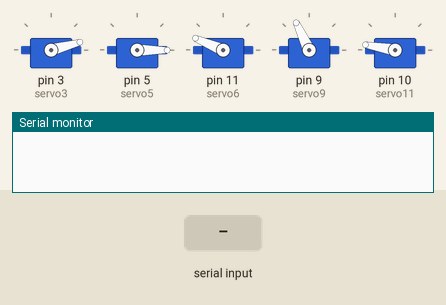
Bench run of a sketch on a simulated Arduino Uno, built with avr-gcc and run on an emulated ATmega328P. Parts: 5 × servo, the last lines printed to the serial monitor. The inputs (shaded band) are chosen by the test bench.

Above: at 1.2 s.
1.3 s: "1" received over the second serial link
At 2.4 s:
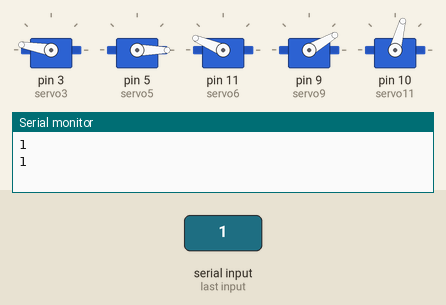
2.8 s: "2" received over the second serial link
At 3.6 s:
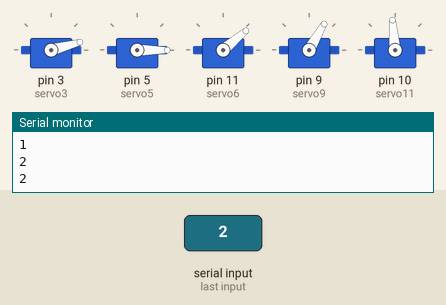
4.3 s: "3" received over the second serial link
At 5.1 s:
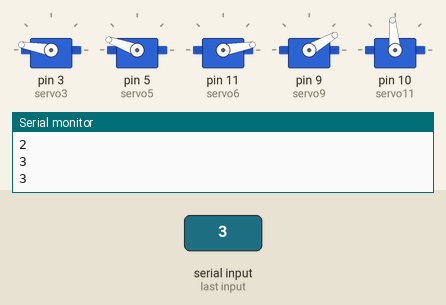
Timing chart, 0 to 7.3 s (numbered marks = the images above; inputs shaded):
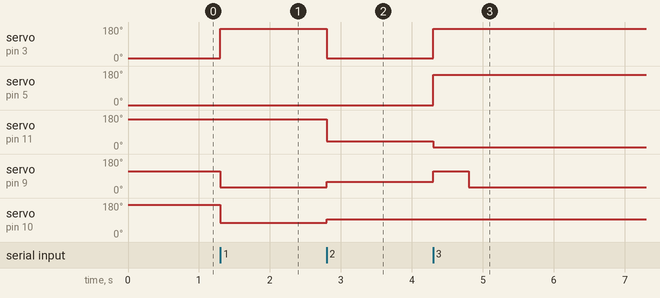

Measured:
- after the input at 1.3 s, servo on pin 3 (servo3): 15° → 170° at once; servo on pin 9 (servo9): 115° → 30° at once; servo on pin 10 (servo11): 170° → 75° at once
- after the input at 2.8 s, servo on pin 3 (servo3): 170° → 15° at once; servo on pin 11 (servo6): 157° → 40° at once; servo on pin 9 (servo9): 30° → 60° at once; servo on pin 10 (servo11): 75° → 95° at once
- after the input at 4.3 s, servo on pin 3 (servo3): 15° → 170° at once; servo on pin 5 (servo5): 0° → 160° at once; servo on pin 11 (servo6): 40° → 10° at once; servo on pin 9 (servo9): 60° → 115° at once, → 30° 0.50 s later

The sketch:

Poluch.ino
```cpp
#include "jests.h"
#include "my_servo.h"
#include <SoftwareSerial.h>

SoftwareSerial my_serial(A1, A0);

void setup() {
  s_attach();
  jest0();
  my_serial.begin(9600);
  Serial.begin(9600);
  pinMode(A1, INPUT);
  pinMode(A0, OUTPUT);
}

void loop() {
  if(my_serial.available())
  {
    char c = my_serial.read();
    Serial.println(c);
    if(c == '1')
      jest1();
    else if(c == '2')
      jest2();
    else if(c == '3')
      jest3();
    else if(c == '4')
      av_otcl();
  }

}
```

jests.h
```cpp
#include <Servo.h>

#define servo3_max 170
#define servo3_min 15
#define servo5_max 160
#define servo5_min 0
#define servo6_max 10
#define servo6_min 157
#define servo9_max 30
#define servo9_min 115
#define servo11_max 75
#define servo11_min 170


Servo servo3;
Servo servo5;
Servo servo6;
Servo servo9;
Servo servo11;
byte pos = 0;

void s_attach()
{
  servo3.attach(3);
  servo5.attach(5);
  servo6.attach(11);
  servo9.attach(9);
  servo11.attach(10);
}

void jest0()
{
  pos = 0;
  Serial.println(0);
  servo3.write(servo3_min);
  servo5.write(servo5_min);
  servo6.write(servo6_min);
  servo9.write(servo9_min);
  servo11.write(servo11_min);
}

void jest1()
{
  Serial.println(1);

  if(pos != 1)
  {
    pos = 1;
    servo9.write(servo9_min);
    servo3.write(servo3_max);
    servo11.write(servo11_max);

    servo5.write(servo5_min);
    servo6.write(servo6_min);
    servo9.write(servo9_max);
    delay(500);
  }
}

void jest2()
{
  Serial.println(2);

  if(pos != 2)
  {
    pos = 2;
  servo3.write(servo3_min);
  servo6.write(servo6_max+30);
  servo9.write(servo9_min);
  servo5.write(servo5_min);
  servo11.write(servo11_max+20);
  servo9.write(servo9_max+30);
  }
}

void jest3()
{
  Serial.println(3);

  if(pos != 3)
  {
    pos = 3;
    servo9.write(servo9_min);
    servo3.write(servo3_max);
    servo5.write(servo5_max);
    servo6.write(servo6_max);
    delay(500);
    servo9.write(servo9_max);
  }
}
```

my_servo.h
```cpp
void av_otcl()
{
  jest3();
  delay(9000);
  jest0();
  delay(500);
}
```
